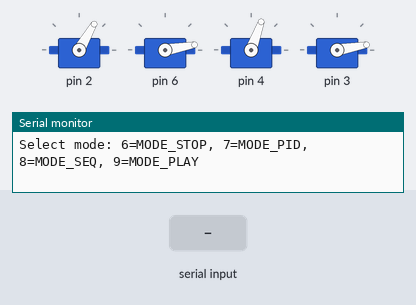
Simulated run of this sketch. Board: Arduino Uno, built with avr-gcc and run on an emulated ATmega328P. Parts: 4 × servo, the last lines printed to the serial monitor. Inputs (shaded band) come from the test bench.

Above: at 1.7 s.
1.8 s: "9\n" received over Serial
At 3.7 s:
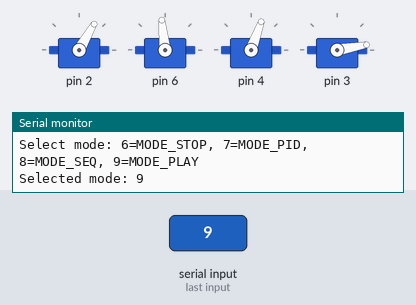
At 4.2 s:
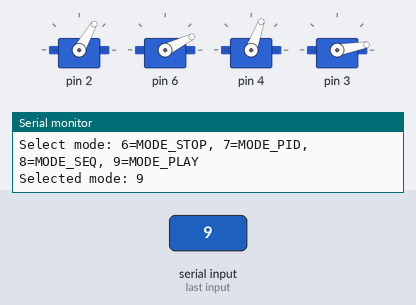
4.8 s: "S1:\n" received over Serial
At 5.22 s:
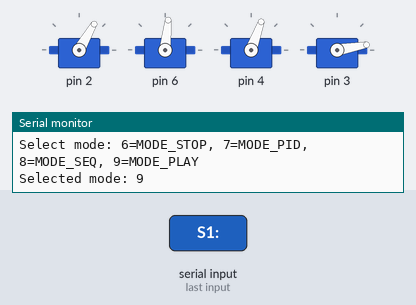
7.8 s: "0\n" received over Serial
Timing chart, 0 to 27.9 s (numbered marks = the images above; inputs shaded):
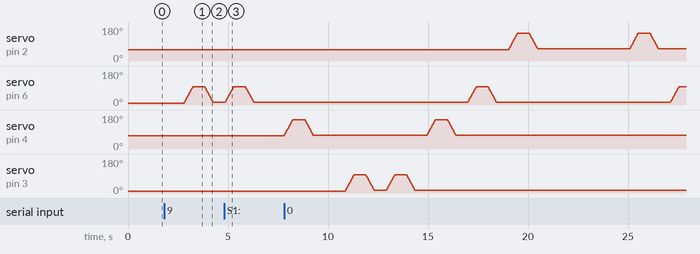

Measured:
- after the input at 1.8 s, servo on pin 6: rises from 10° to 96° in 0.43 s, then falls to 14° in 1.0 s
- after the input at 4.8 s, servo on pin 4: stays 70° (without the input it goes to 72° after 2.1 s)

The sketch:

finger_control_melody.ino
```cpp
#include <Servo.h>
#define NUM_MOTORS 4
#define MODE_STOP 6
#define MODE_PID 7
#define MODE_SEQ 8
#define MODE_PLAY 9
#define MODE_PLAY_CUSTOM 10

Servo myServos[NUM_MOTORS];
int initial_pos[NUM_MOTORS] = {60, 10, 70, 10};
int target_pos[NUM_MOTORS]  = {initial_pos[0], initial_pos[1], initial_pos[2], initial_pos[3]};
int current_pos[NUM_MOTORS] = {initial_pos[0], initial_pos[1], initial_pos[2], initial_pos[3]};
int prev_error[NUM_MOTORS]  = {0, 0, 0, 0};
int int_error[NUM_MOTORS]   = {0, 0, 0, 0};

int mode = 6;
int step = 0;

////////////////////////////////////// PID controller //////////////////////////////////////
// We're doing open-loop control, we don't have any feedback on current finger position
// Control variable : angular position (degs°) Target variable : angular position (degs°)
float Kp = 2.5; // Proportional factor
float Kd = 1; // Derivative factor
float Ki = 0.0000; // Integral factor 0.0001 before
float deadzone = 5; // choose either P-controller with deadzone or PI-controller without
bool deadzone_on = true;
float control = 0;
int noteIndex = 0;
unsigned long lastActionTime = 0;
String noteSequence = "1234";
unsigned long noteInterval = 1000;
bool shouldPlayCustom = false;

void pControlServo(Servo &servo, int &current_pos, int target_pos, int &prev_error, int &int_error, bool deadzone_on = true) {
  float error = target_pos - current_pos;
  if (abs(current_pos - target_pos) < 1) { return; }
  if (deadzone_on == true) {if (abs(error) < deadzone) { return; }}
  float derivative = error - prev_error;
  int_error += error;
  int_error = constrain(int_error, -50, 50); // avoid windup
  control = Kp * error + Kd * derivative + Ki * int_error; // PID control
  control = constrain(control, -2, 2);
  current_pos += control;
  current_pos = constrain(current_pos, 0, 180); // Constrain to servo range (0–180)
  prev_error = error;
  servo.write((int)current_pos);
  delay(10);
}

void playNotes(String sequence) {
  if (noteIndex >= sequence.length()) return;
  if (millis() - lastActionTime >= noteInterval) {
    char note = sequence.charAt(noteIndex);
    noteIndex++;
    lastActionTime = millis();
    switch (note) {
      case '0': playMotor(0); break;
      case '1': playMotor(1); break;
      case '2': playMotor(2); break;
      case '3': playMotor(3); break;
      case '9': delay(2000); // wait 2 seconds for each pause
      default: break;
    }
  }
}

void playMotor(int i) { // close then open each finger
  if (i < 0 || i >= NUM_MOTORS) return;
  target_pos[i] = initial_pos[i] + 90;
  while (abs(current_pos[i] - target_pos[i]) > deadzone) {
    pControlServo(myServos[i], current_pos[i], target_pos[i], prev_error[i], int_error[i], deadzone_on);
  } delay(600);
  target_pos[i] = initial_pos[i];
  while (abs(current_pos[i] - target_pos[i]) > deadzone) {
    pControlServo(myServos[i], current_pos[i], target_pos[i], prev_error[i], int_error[i], deadzone_on);
  } delay(600);
}

void setup() {  // Start serial communication & move them to their initial positions
  Serial.begin(9600);
  myServos[0].attach(2);  myServos[0].write(initial_pos[0]);
  myServos[1].attach(6);  myServos[1].write(initial_pos[1]);
  myServos[2].attach(4);  myServos[2].write(initial_pos[2]);
  myServos[3].attach(3);  myServos[3].write(initial_pos[3]);
  delay(500);
  Serial.println("Select mode: 6=MODE_STOP, 7=MODE_PID, 8=MODE_SEQ, 9=MODE_PLAY");
}

void loop() {
  if (Serial.available()) {
    int incoming = Serial.parseInt();
    if (incoming == MODE_STOP || incoming == MODE_PID || incoming == MODE_SEQ || incoming == MODE_PLAY || incoming == MODE_PLAY_CUSTOM) { // mode 6 : Stop, mode 7: PID, mode 8: Sequential, mode 9: Song, mode 10: Custom melody
      mode = incoming;
      Serial.print("Selected mode: "); Serial.println(mode); return;}
    if (mode == MODE_PID) {
      Serial.println("PID control mode active. Input motor & target (ex: 1 110).");
      String inputLine = "";
      while (inputLine.length() == 0) {
        if (Serial.available()) {
          inputLine = Serial.readStringUntil('\n'); inputLine.trim();
        }
      }
      int servoId = -1; int target = -1;
      int n = sscanf(inputLine.c_str(), "%d %d", &servoId, &target);
      target = constrain(target, 0, 180);
      if (n==2) {
        switch (servoId) {
          case 1: target_pos[0] = target; break;
          case 2: target_pos[1] = target; break;
          case 3: target_pos[2] = target; break;
          case 4: target_pos[3] = target; break;
        }
      }
    }
    if (mode == MODE_PLAY_CUSTOM) {
      Serial.println("Custom melody mode active, please input the desired melody:");
      String inputLine = "";
      while (inputLine.length() == 0) {
        if (Serial.available()) {
          inputLine = Serial.readStringUntil('\n');
          inputLine.trim();
        }
      }
      noteSequence = inputLine;
      noteIndex = 0;
      lastActionTime = millis();
      shouldPlayCustom = true;
    }
  }
  if (mode == MODE_STOP || mode == MODE_PID || mode == MODE_PLAY || mode == MODE_PLAY_CUSTOM) {
    step = 0;
  }
  if (mode == MODE_STOP) {
    myServos[0].write(initial_pos[0]); myServos[1].write(initial_pos[1]); myServos[2].write(initial_pos[2]); myServos[3].write(initial_pos[3]);
  }
  else if (mode == MODE_PID) {
    pControlServo(myServos[0], current_pos[0], target_pos[0], prev_error[0], int_error[0], deadzone_on);
    pControlServo(myServos[1], current_pos[1], target_pos[1], prev_error[1], int_error[1], deadzone_on);
    pControlServo(myServos[2], current_pos[2], target_pos[2], prev_error[2], int_error[2], deadzone_on);
    pControlServo(myServos[3], current_pos[3], target_pos[3], prev_error[3], int_error[3], deadzone_on);
  }
  else if (mode == MODE_SEQ) {
    noteSequence = "0123"; // 0; re, 1: mi, 2: fa, 3: sol
    playNotes(noteSequence);
  }

  else if (mode == MODE_PLAY) { // Prerecorded melody
    // 1123321099011900112332109912199 - mi mi fa sol sol fa mi re do do re mi mi re re mi mi fa sol sol fa mi re do do re mi re do do
    noteSequence = "1123321099011900112332109912199"; // 0; re, 1: mi, 2: fa, 3: sol, 9: pause
    playNotes(noteSequence);
  }
  else if (mode == MODE_PLAY_CUSTOM && shouldPlayCustom) {
    playNotes(noteSequence);
    if (noteIndex >= noteSequence.length()) {
      shouldPlayCustom = false;
      Serial.println("Custom melody complete.");
    }
  }
  ////////////////////////////////////// Plotting //////////////////////////////////////
  /* Serial.print("S1:"); Serial.print(current_pos[0]);
  Serial.print(" S2:"); Serial.print(current_pos[1]);
  Serial.print(" S3:"); Serial.print(current_pos[2]);
  Serial.print(" S4:"); Serial.println(current_pos[3]); */
}
```
